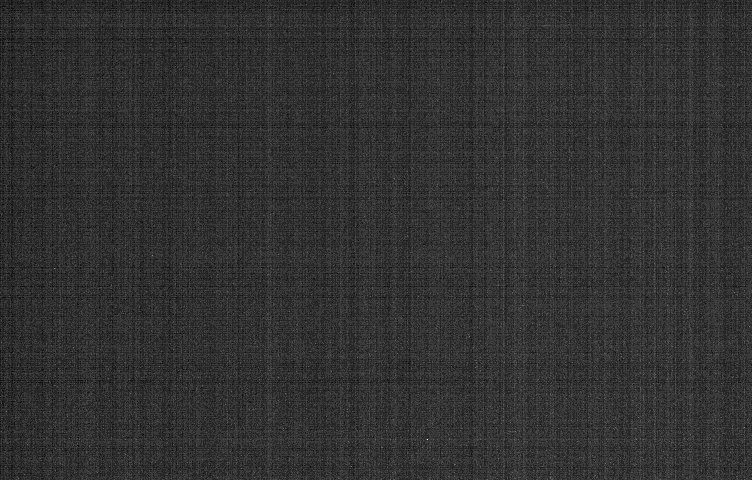
#> input picture Project2/AST2210_Lab2/bias_min_expo1.bmp, 752 x 480 px, found by its file name; the run also reads 1 picture not shown here
$ python histogram_BIAS_max_dark.py   (Python 2 division)
#> lines starting #> are read from the running program, lines starting #| are printed output that depends on the picture
import numpy as np
import imageio	# may be installed with: pip install imageio
import matplotlib.pyplot as plt
from matplotlib import rcParams

def reading(path,hole = False, sides = 300):
	"""
	Reads image file and return as 2D array
	@ path - path to filename
	@ hole - return array of the hole image if True, default to False
	@ sides - gives length of sides of central region if hole = False
	"""
#> called with path = '../images/ex3_4_5/bias_min_expo1.bmp', hole = True, sides = 300
	im1 = np.asarray(imageio.imread(path)).astype(int)
#> im1: shape (480, 752) int64; min 6, max 19, mean 8.54
#> call 2 of reading, with path = '../images/ex3_4_5/dark_max_expo.bmp', hole = True, sides = 300
#> in reading (call 2), `im1 = np.asarray(imageio.imread(path)).astype(int)`:
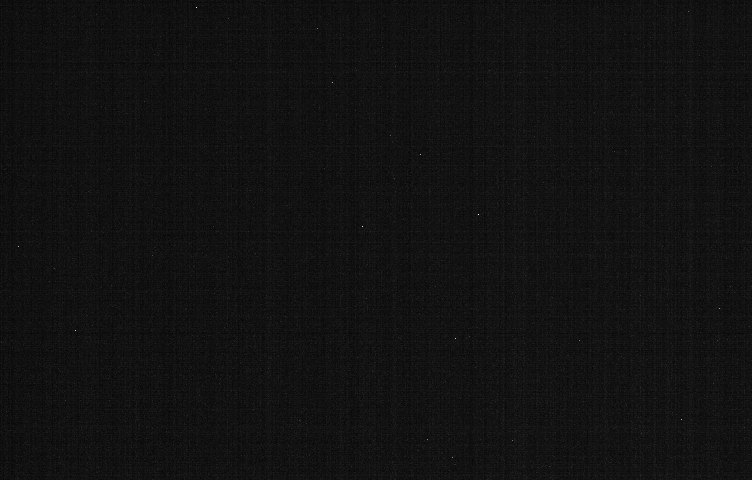
#> im1: shape (480, 752) int64; min 6, max 47, mean 9; drawn with min black and max white
#| (480, 752)
	if hole:
		return im1
	else:	# return using indices from top left corner of central region
		tl = (np.asarray(im1.shape)/2.0-1-sides/2).astype(int)
		return im1[tl[0]:tl[0]+sides,tl[1]:tl[1]+sides]

def info(im1):
	"""
	Returns mean, min and max of pixel values, as well as index of max value
	@ im1 - 2D array image
	"""
	return [im1.mean(),im1.min(),im1.max(),\
			np.unravel_index(im1.argmax(),im1.shape)]

def print_info(im,name):
#> called with name = 'First bias'
	print ('For '+name)
	infom = info(im)
#> infom = [8.54, 6, 19, (439, 427)]
	print ('Mean, minimum, maximum pixel values: '\
			+'{:.3f}, {:.1f}, {:.1f}'.format(*infom[:-1]))
#| Mean, minimum, maximum pixel values: 8.535, 6.0, 19.0
#> (the run stopped early here; a loop or call above may not have finished)
